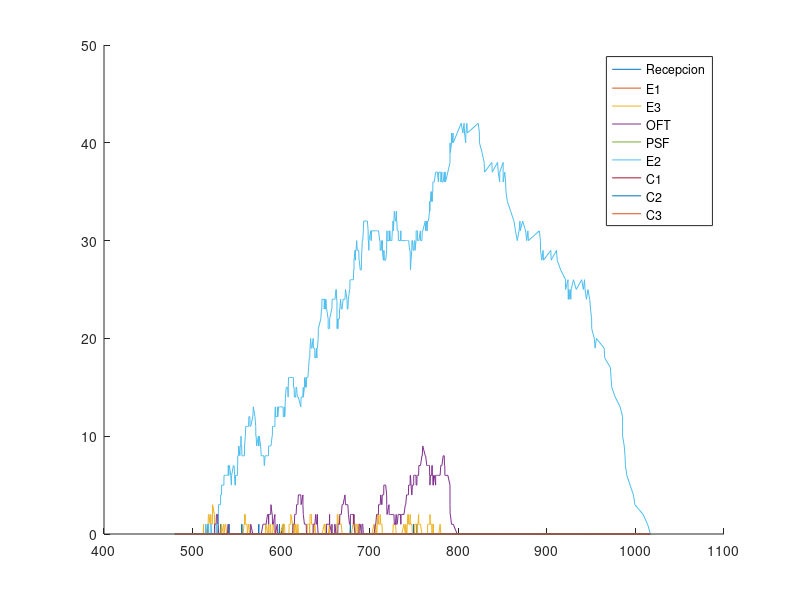

Reproduce this figure in MATLAB.
t = [
480.0
480.2204979023792
480.2455798057488
483.57006142743245
497.24840347125496
497.2541007052631
504.25268538047163
504.522328535614
504.8283556131041
508.81952615850327
508.8469771410826
509.2968837876856
509.58855044589546
509.58855044789783
511.7118181689328
511.91306278929284
511.9533751880749
512.459533641882
512.6070064268037
514.1856298075679
514.6069405164835
514.6617157874878
514.698709320761
514.829684524125
514.8381794763588
515.0969243511759
515.096924451293
516.9914770368123
516.996529016363
517.3562784957809
517.396590894563
517.5575231161409
517.5957973068984
517.8695132354658
518.443227748724
518.5831978427536
519.6672645143967
519.9464266349179
519.9602596096979
520.3813224654751
520.4303639314862
520.597971374989
520.6632148242576
520.7908171076399
521.640056243094
521.836076635922
522.191409550939
522.2160832627519
522.2389195030761
522.3067406225683
522.4799630291941
522.5046215458467
522.5791176674646
524.597351903064
524.8174403795629
525.5149652502012
525.5149654103886
525.5189280568487
526.2395223211275
526.4871903604568
526.550308432244
526.5953866514938
526.9162068912105
527.253993241191
527.3942973460911
528.1578862596123
528.5842826082086
528.9552689852692
529.0470377895467
529.3559959434764
529.7908917740336
529.8012737427579
531.2456459444805
531.2456460721199
531.6054068614611
531.6988152032241
531.823647361339
531.8867650615673
532.4959005130651
532.5896110533164
532.6813798575939
532.7979240914481
532.8344722210469
535.065615176466
535.3618757705605
535.3618759107245
535.5005110070233
535.5005902599526
536.9552651774702
537.2037323288531
537.3529878373241
538.449583336229
538.7873696862094
539.3616102474144
540.1748557520714
540.2842307820175
540.8893723884948
540.9722384777283
540.9729410207339
541.3210130272759
541.3556703883295
541.5085130146877
541.5231641210382
543.0922334444243
543.8369900655923
544.024588670576
544.1584484774711
546.0532083784096
546.3552319567926
546.3798904734452
546.813758657422
547.530564216928
548.0496626531418
548.2101603956366
548.4428276865548
548.6229230418106
549.0432205968749
549.5480918683044
550.7985933660989
550.8321572125595
550.9210275262673
551.0334018329196
551.0737142317017
551.6758965999521
552.1334776765253
553.3664035091582
553.7272795601103
553.7820548311145
553.9125886704336
554.5246622857672
554.7119985530121
554.7692527108122
555.0609193690221
555.3107636101817
555.310763737821
555.4288041125182
555.7639328689252
556.0333205021273
556.0715946928847
556.5610181787662
557.0502353005403
557.0867834301391
558.1328758139953
558.5677716445525
558.5781536132768
558.5846891239315
558.696833261689
559.5546793912315
559.5602270962756
560.0225258149994
560.2709929663823
561.5168439737582
561.5383292498004
561.7862316069603
561.9473557749094
563.2644254154864
563.5424988088873
564.4822027092146
564.6552898428621
564.904077705922
565.5444316440957
565.61757071624
568.0435859899937
568.056266458666
568.5786071237508
570.4539764129931
571.3032155484473
571.4236590548055
571.6249036751656
571.6652160739477
571.7801238651189
572.2838838755636
574.3187814023563
574.3586447416056
574.3735566733604
574.4571253055994
574.8051973121414
574.8398546731951
574.9926972995532
575.1329780784936
575.2699392852136
576.8390086085997
577.5087729554416
579.5373926632752
579.8145213506835
579.8216927820993
580.5411301198861
580.8967106336934
581.0272444730125
581.1106892096411
581.8839085133911
582.123491836202
582.1928065602883
582.4550683217625
582.8753658768268
582.9647176327757
584.6643024925114
584.9414311799197
584.9486026113354
585.5974731587919
585.9093138221156
586.0236204629296
586.1541543022487
587.0108183426273
587.2504016654382
587.3197163895245
587.5819781509987
588.002275706063
588.1331716231649
588.5245180827169
589.7912123217476
590.0172191289823
590.235538418897
590.2677699298531
591.0362236513517
592.9442640529073
593.0360328571849
593.4310635558126
593.4613454194774
595.5944019290993
595.8025743070727
596.221606793667
597.142993780189
597.434660438399
597.6845046795585
597.6845048071979
598.137673938302
598.2625060964169
598.3256237966452
598.934759248143
599.3498695314506
599.3653561981884
601.6002526336183
601.6838212658573
601.7798301973156
602.0318932723993
602.0378546263577
602.1783098409559
602.4521908274636
603.4207783254027
603.747379164342
603.7609764897912
604.2629766888922
604.49213578551
604.8135941973887
605.7535537418898
606.7640886235331
607.2533057453072
607.289853874906
607.4689043773396
607.8936519890325
608.0097595088158
608.3359462587622
608.835946242076
608.8360254950053
608.9977450619032
609.2462122132861
610.492063220662
610.7614508538641
610.7997250446215
610.8864366806922
612.8903228849363
613.4574219561183
613.8446399112228
613.8923177866756
613.9616325107619
614.6751974091648
614.8922557201446
615.3470719571225
615.5483165774825
615.5886289762647
616.2967132117782
616.8912521807357
617.4477862934547
618.2969695756774
618.5809051304752
618.610549014866
618.8954217398226
619.4204676256672
622.1651284371278
622.5633595894948
624.5911437108815
624.5966914159256
624.9656455525719
625.0139861930132
626.2896219817898
626.534714875958
627.279471497126
628.2406589288328
628.2703207543863
628.5678328712363
628.667772853958
628.6791640357532
629.024975909689
629.2645592324999
629.3338739565862
629.5961357180604
630.0164332731247
630.2562788679379
630.9495141074058
631.8053698888093
632.1134291313289
632.1607028038263
632.1853765156392
632.202517731311
632.301268457423
632.5743942519289
632.5757052348471
632.6154293304298
633.2900749470942
634.1060063834275
634.2399748235968
634.660272378661
634.7722691666319
636.0976353196662
636.2139253149965
636.4492089943457
636.7130887607879
636.7453202717439
637.9198693678712
638.0953925933242
638.9580370694691
639.8925507000838
640.3405541747751
640.4726480527213
640.5468270567064
640.6601480401331
641.0331089768218
641.0331091169859
641.7761933605083
641.9804788964615
644.7838475553066
645.5529154103971
645.9082483254141
645.932922037227
645.9760777653252
646.0235793970434
646.1968018036691
646.2081929854643
648.6040784138004
648.6696275597129
649.1299578709367
649.8430117528211
649.9563610956026
650.3621101890349
650.4557011776683
650.4791432937839
650.5226079315297
651.148192106536
651.3718470669838
653.0777911198586
653.0825103234023
653.3463900898445
653.3786216008006
654.4769005073715
654.7087264630843
654.8004952673618
657.1059493817779
657.1741077654451
657.3588643392762
657.5408452123352
657.6101599364215
658.9955993827821
659.244066534165
660.4098473884109
660.4899175415409
660.7670462289492
660.7742176603649
660.7917669600539
661.849235511959
662.1628748439766
662.271768940398
662.3042768502025
662.5753666224036
662.8670332806136
663.0210824097086
663.0210825698961
663.0274228042322
663.1168775217731
663.241709679888
663.3048273801163
663.3254905021519
663.8766619396863
663.9172425110413
664.1931883756725
664.3671319627182
664.651067517516
664.6807114019068
665.7903714775573
665.9211287152854
666.2891115588794
667.1016538422546
667.9127576515241
668.8345218949357
669.9117541121152
672.0704587164895
672.6468317691592
674.352775822034
674.6379952582771
674.9400188366601
674.9646773533127
675.3267932778625
675.9539981424302
677.2077099216781
677.499376579888
677.5086608334474
677.7492208210475
677.7492209486869
678.1328787481718
678.202390079791
678.4036347001511
678.4439470989332
678.999475389632
679.3884931259217
679.3898041088399
681.0540736975896
681.2220424342269
681.2305373864607
681.5327667345779
681.9273151521229
682.2595045452771
682.2650522503212
683.3838349469141
683.579261552378
683.6315029862434
683.9060003784083
683.9109650106918
684.0605195169971
684.4129652097928
684.4756298003048
684.5121779299036
684.6227224767127
685.2852056052527
685.9035422627904
686.7260129024725
687.0700655018123
687.0806809910055
687.6567163565129
687.9026608655697
688.1336246731845
689.3364448835681
690.4838739100845
690.7299104263255
691.0652892654248
691.1444813701256
691.2895096845979
691.5334991064153
691.5348100893335
692.1583127983154
692.7855176628831
693.1990796780832
693.386579665495
695.2474413448648
695.2474414850288
697.3601104035284
698.2093495389826
698.279347035759
698.480591656119
698.5209040549012
698.6862578556542
698.9981800635136
699.1900178660989
701.1744693833098
701.2292446543139
701.2647787321409
701.5428839863315
701.622580680505
701.7127822068322
701.9553757647585
702.2994283640984
702.3100438532915
704.8427834262691
706.3738442324117
706.65097291982
706.6581443512357
706.840540699927
707.7331622028298
708.0468015348474
708.1556956312688
708.4592933132744
708.6988766360853
708.7681913601716
709.0304531216458
709.4507506767101
709.8011692019121
709.9763064458575
711.2396872923947
711.5035670588369
711.535798569793
711.6822504987323
711.79892647557
712.4531611397454
713.6549318309449
713.8171607111694
714.1740302671586
714.3345280096535
714.3408682439896
715.2631263507703
715.5107943900996
715.7428600273225
715.8008105697384
715.9398109208533
716.216237533232
716.3841370180028
716.4163685289589
718.031929731893
719.1159964035361
719.2077652078136
719.5614317320034
719.6099440185832
721.766134279728
721.9329424832636
722.4520409194773
722.6125386619722
723.2915923792948
723.7118899343591
725.0061365530762
725.5008265500437
725.8561594650607
725.8808331768736
725.97149053669
726.0782748662876
726.1447129433158
726.1561041251109
726.5358559428608
726.6014050887734
727.3449028718757
727.7747892818816
729.0778690105833
729.9032719437901
729.9042722352492
730.1463000331418
730.3245697903135
730.6232083498134
731.069497946822
732.1135064059981
732.1922776731994
732.3828940392002
732.3900654706159
734.7553026298317
735.0788651414545
735.2542129337932
735.2877754750804
735.3925044734721
735.4722011676456
735.8049962518991
736.149048851239
736.1596643404321
738.6924039134096
740.2234647195522
740.5005934069605
740.5077648383763
740.6901611870676
741.5827826899704
741.896422021988
742.0053161184094
742.308913800415
742.5484971232258
742.6178118473122
742.8800736087863
743.3003711638506
743.6507896890527
743.9657406475097
745.0893077795353
745.3531875459774
745.3854190569335
745.6485469627106
745.6716847003845
745.7765633338445
746.0339943862673
746.661199250835
747.4990911803234
747.644459177601
748.1480740851047
749.1127468379109
749.1127469655503
749.5659160966544
749.6424939260307
749.6907482547693
749.7310606535515
749.7322942289748
750.3630014064954
750.7520191427851
750.7533301257033
750.9206629693946
751.2212681549173
752.2399678429827
752.4028571889322
752.417599714453
752.7092663726629
752.9591106138224
752.9591107414618
753.2144287067412
753.4122798725659
753.8445133372968
753.8566059697154
753.881264486368
754.2093651824069
754.4933007372048
754.5229446215956
755.2070059588398
755.456088885101
757.1897075360682
757.3520919167095
758.9225755887494
759.3510883773006
759.8625545924847
762.7348854629729
763.1188891538577
764.4408295158477
764.4802284779659
764.5801684606876
764.5915596424827
764.9373715164186
764.9914389107488
765.1769548392294
765.2462695633158
765.5085313247899
765.9288288798542
766.3545390537187
767.5371281698365
767.6658214184159
767.7177654955389
767.9544229469241
767.9871531287409
767.9943245601567
768.0258247380584
768.5014390444379
769.234890741802
769.97964736297
769.9990541091407
770.14618528541
770.6336162999436
770.6831242309952
771.183124214309
771.1832034672383
771.2282629563136
771.3449230341362
771.5925910734654
772.0172883447401
772.0216076042192
772.3593939541996
772.8692110844007
774.4220993935687
774.461396656485
774.5919304958041
775.4485945361828
775.6881778589936
775.75749258308
776.0197543445541
776.268221495937
776.5219208192931
777.514072503313
777.5881358523399
777.9583986004624
778.000213527947
779.471242571249
780.2434460322908
780.3089951782033
781.4823793713115
781.4860161034844
782.9645735908491
784.1479028408363
784.4062297392137
784.775107705404
784.8658539617544
785.2367872371557
785.5070951982535
788.2080103261817
790.6340255999354
790.6340257400994
790.6395734451436
790.7819651640604
791.0568682222312
792.3325040110077
792.3510344874464
793.0957911086144
794.0569785403212
794.3132027836042
798.731441799583
803.2834642706651
805.1971738085361
806.5084561732334
807.0821706864916
808.3150965191245
808.5992025474656
809.6606915629784
810.2302506527334
822.5506249989048
823.7895583379255
823.8944369713855
826.8182873392877
829.1897980905479
829.6378015652392
837.9013258042645
838.3260734159574
844.2770613381476
845.1076188360896
846.729134638703
846.8404868887708
850.6527967629943
850.6527969231818
850.6567594094544
852.5281662124241
853.3774053478783
853.8543136645499
855.423382987936
859.1255044992224
862.8470297122201
864.5529737650949
866.5685937042
868.6135832936851
869.6023897833563
869.9609613541427
872.66432504395
876.0095192427215
877.2424450753543
878.5880401192082
879.1575992089632
891.4779735551347
892.7169068941554
892.8217855276154
894.303979747153
895.7456358955176
896.1936393702089
904.4571636092342
904.881911220927
910.8328991431173
911.6634566410593
915.586773921948
921.1319518488526
921.1319519489698
923.9045407331425
923.9108809674786
924.2089486653983
924.7601201029328
925.076646538919
926.3291894263189
927.0739460474869
927.3954044593656
930.0507146393165
933.2065996507299
939.2772003696605
941.1909099075315
942.5021922722287
943.075906785487
944.6874823332912
946.4211009842584
948.393782316471
949.3050768600789
950.5440101990996
950.6488888325596
953.5727392004618
954.4773093817123
955.944249951722
964.6557776654386
965.3725832249446
971.7483187588277
972.4279149375363
973.2584724354783
977.181789716367
982.7269676432717
985.4995565275616
985.4995566877491
985.5058969220852
987.3812662113276
988.2305053467817
988.7074136634533
990.2764829868394
993.9786044981258
997.7001297111235
999.4060737639983
1008.6325594943422
1013.6819755126037
1016.906967415172
];
x_2 = [
0.0
0.0
0.0
0.0
0.0
0.0
0.0
0.0
0.0
0.0
0.0
0.0
0.0
0.0
0.0
0.0
0.0
0.0
0.0
0.0
0.0
0.0
0.0
0.0
0.0
0.0
0.0
0.0
0.0
1.0
0.0
0.0
0.0
0.0
0.0
0.0
0.0
0.0
0.0
0.0
0.0
0.0
0.0
0.0
0.0
0.0
0.0
0.0
0.0
0.0
0.0
0.0
0.0
0.0
0.0
0.0
0.0
0.0
0.0
0.0
0.0
0.0
0.0
0.0
0.0
0.0
0.0
0.0
0.0
0.0
0.0
0.0
0.0
0.0
1.0
1.0
0.0
0.0
0.0
0.0
0.0
0.0
0.0
0.0
0.0
0.0
0.0
0.0
0.0
0.0
0.0
0.0
0.0
0.0
0.0
0.0
0.0
0.0
0.0
1.0
0.0
0.0
0.0
0.0
0.0
0.0
0.0
0.0
0.0
0.0
0.0
0.0
0.0
0.0
0.0
0.0
0.0
0.0
0.0
0.0
0.0
0.0
0.0
0.0
0.0
0.0
0.0
0.0
0.0
0.0
0.0
0.0
0.0
0.0
0.0
1.0
1.0
0.0
0.0
0.0
0.0
0.0
0.0
0.0
0.0
0.0
0.0
0.0
0.0
0.0
0.0
0.0
0.0
0.0
0.0
0.0
0.0
0.0
0.0
0.0
0.0
0.0
0.0
0.0
0.0
0.0
0.0
0.0
0.0
0.0
0.0
0.0
0.0
0.0
0.0
0.0
1.0
0.0
0.0
0.0
0.0
0.0
0.0
0.0
0.0
0.0
0.0
0.0
0.0
0.0
0.0
0.0
0.0
0.0
0.0
0.0
0.0
0.0
0.0
0.0
0.0
0.0
0.0
0.0
0.0
0.0
0.0
0.0
0.0
0.0
0.0
0.0
0.0
0.0
0.0
0.0
0.0
0.0
0.0
0.0
0.0
0.0
0.0
0.0
0.0
0.0
1.0
0.0
0.0
0.0
0.0
0.0
0.0
0.0
1.0
1.0
0.0
0.0
0.0
0.0
0.0
0.0
0.0
0.0
0.0
0.0
0.0
0.0
0.0
0.0
0.0
0.0
0.0
0.0
0.0
0.0
0.0
0.0
0.0
0.0
0.0
0.0
0.0
0.0
0.0
0.0
0.0
0.0
0.0
0.0
0.0
0.0
0.0
0.0
0.0
0.0
0.0
0.0
0.0
0.0
0.0
0.0
0.0
0.0
0.0
0.0
0.0
0.0
0.0
0.0
0.0
0.0
0.0
0.0
0.0
0.0
0.0
0.0
0.0
0.0
0.0
0.0
0.0
0.0
0.0
0.0
0.0
0.0
0.0
0.0
0.0
0.0
0.0
0.0
0.0
0.0
0.0
0.0
0.0
0.0
0.0
0.0
0.0
0.0
0.0
0.0
0.0
0.0
0.0
0.0
0.0
0.0
0.0
0.0
0.0
0.0
0.0
0.0
0.0
0.0
0.0
0.0
0.0
0.0
0.0
0.0
0.0
0.0
0.0
0.0
0.0
0.0
0.0
0.0
0.0
0.0
0.0
0.0
0.0
0.0
0.0
0.0
0.0
0.0
0.0
0.0
0.0
0.0
0.0
0.0
0.0
0.0
0.0
0.0
0.0
0.0
0.0
0.0
0.0
0.0
0.0
0.0
0.0
0.0
0.0
0.0
0.0
0.0
0.0
0.0
0.0
0.0
0.0
0.0
0.0
0.0
0.0
0.0
0.0
0.0
0.0
0.0
0.0
0.0
0.0
0.0
0.0
0.0
1.0
1.0
0.0
0.0
0.0
0.0
0.0
0.0
0.0
0.0
0.0
0.0
0.0
0.0
0.0
0.0
0.0
0.0
0.0
0.0
0.0
0.0
0.0
0.0
0.0
0.0
0.0
0.0
0.0
0.0
0.0
0.0
0.0
0.0
0.0
0.0
0.0
0.0
0.0
0.0
0.0
0.0
0.0
0.0
0.0
0.0
0.0
0.0
0.0
0.0
0.0
0.0
0.0
0.0
0.0
0.0
0.0
0.0
0.0
0.0
0.0
0.0
0.0
0.0
0.0
0.0
0.0
0.0
0.0
0.0
0.0
0.0
0.0
0.0
0.0
0.0
0.0
0.0
0.0
0.0
0.0
0.0
0.0
0.0
0.0
0.0
0.0
0.0
0.0
0.0
0.0
0.0
0.0
0.0
0.0
0.0
0.0
0.0
0.0
0.0
0.0
0.0
0.0
0.0
0.0
0.0
0.0
0.0
0.0
0.0
0.0
0.0
0.0
0.0
0.0
0.0
0.0
0.0
0.0
0.0
0.0
0.0
0.0
0.0
0.0
0.0
0.0
0.0
0.0
0.0
0.0
0.0
0.0
0.0
0.0
0.0
0.0
0.0
0.0
0.0
0.0
0.0
0.0
0.0
0.0
0.0
0.0
0.0
0.0
0.0
0.0
0.0
0.0
0.0
0.0
0.0
0.0
0.0
0.0
0.0
0.0
0.0
0.0
0.0
0.0
0.0
0.0
0.0
1.0
0.0
0.0
0.0
0.0
0.0
0.0
0.0
0.0
0.0
0.0
0.0
0.0
0.0
0.0
0.0
1.0
1.0
0.0
0.0
0.0
0.0
0.0
0.0
0.0
0.0
0.0
0.0
0.0
0.0
0.0
0.0
0.0
0.0
0.0
0.0
0.0
0.0
0.0
0.0
0.0
0.0
0.0
0.0
0.0
0.0
0.0
0.0
0.0
0.0
0.0
0.0
0.0
0.0
0.0
0.0
0.0
0.0
0.0
0.0
0.0
0.0
0.0
0.0
0.0
0.0
0.0
0.0
0.0
0.0
0.0
0.0
0.0
0.0
0.0
0.0
0.0
0.0
0.0
0.0
0.0
0.0
0.0
0.0
0.0
0.0
0.0
0.0
0.0
0.0
0.0
0.0
0.0
0.0
0.0
0.0
0.0
0.0
0.0
0.0
0.0
0.0
0.0
0.0
0.0
0.0
0.0
0.0
0.0
0.0
0.0
0.0
0.0
0.0
0.0
0.0
0.0
0.0
0.0
0.0
0.0
0.0
0.0
0.0
0.0
0.0
0.0
0.0
0.0
0.0
0.0
0.0
0.0
0.0
0.0
0.0
0.0
0.0
0.0
0.0
0.0
0.0
0.0
0.0
0.0
0.0
0.0
0.0
0.0
0.0
0.0
0.0
0.0
0.0
0.0
0.0
0.0
0.0
0.0
0.0
0.0
0.0
0.0
0.0
0.0
0.0
0.0
0.0
0.0
0.0
0.0
0.0
0.0
0.0
0.0
0.0
0.0
0.0
0.0
0.0
0.0
0.0
0.0
0.0
0.0
0.0
0.0
0.0
0.0
0.0
0.0
0.0
0.0
0.0
0.0
0.0
0.0
0.0
0.0
];
x_3 = [
0.0
0.0
0.0
0.0
0.0
0.0
0.0
0.0
0.0
0.0
0.0
0.0
0.0
0.0
0.0
0.0
0.0
0.0
0.0
0.0
0.0
0.0
0.0
0.0
0.0
0.0
0.0
0.0
0.0
0.0
0.0
0.0
0.0
0.0
0.0
0.0
0.0
0.0
0.0
0.0
0.0
0.0
0.0
0.0
0.0
0.0
0.0
0.0
0.0
0.0
0.0
0.0
0.0
0.0
0.0
0.0
0.0
0.0
0.0
0.0
0.0
0.0
0.0
0.0
0.0
0.0
0.0
0.0
0.0
0.0
0.0
0.0
0.0
0.0
0.0
0.0
0.0
0.0
0.0
0.0
0.0
0.0
0.0
0.0
0.0
0.0
0.0
0.0
0.0
0.0
0.0
0.0
0.0
0.0
0.0
0.0
0.0
0.0
0.0
0.0
0.0
0.0
0.0
0.0
0.0
0.0
0.0
0.0
0.0
0.0
0.0
0.0
0.0
0.0
0.0
0.0
0.0
0.0
0.0
0.0
0.0
0.0
0.0
0.0
0.0
0.0
0.0
0.0
0.0
0.0
0.0
0.0
0.0
0.0
0.0
0.0
0.0
0.0
0.0
0.0
0.0
0.0
0.0
0.0
0.0
0.0
0.0
0.0
0.0
0.0
0.0
0.0
0.0
0.0
0.0
0.0
0.0
0.0
0.0
0.0
0.0
0.0
0.0
0.0
0.0
0.0
0.0
0.0
0.0
0.0
0.0
0.0
0.0
0.0
0.0
0.0
0.0
0.0
0.0
0.0
0.0
0.0
0.0
0.0
0.0
0.0
0.0
0.0
0.0
0.0
0.0
0.0
0.0
0.0
0.0
0.0
0.0
0.0
0.0
0.0
0.0
0.0
0.0
0.0
0.0
0.0
0.0
0.0
0.0
0.0
0.0
0.0
0.0
0.0
0.0
0.0
0.0
0.0
0.0
0.0
0.0
0.0
0.0
0.0
0.0
0.0
0.0
0.0
0.0
0.0
0.0
0.0
0.0
0.0
0.0
0.0
0.0
0.0
0.0
0.0
0.0
0.0
0.0
0.0
0.0
0.0
0.0
0.0
0.0
0.0
0.0
0.0
0.0
0.0
0.0
0.0
0.0
0.0
0.0
0.0
0.0
0.0
0.0
0.0
0.0
0.0
0.0
0.0
0.0
0.0
0.0
0.0
0.0
0.0
0.0
0.0
0.0
0.0
0.0
0.0
0.0
0.0
0.0
0.0
0.0
0.0
0.0
0.0
0.0
0.0
0.0
0.0
0.0
0.0
0.0
0.0
0.0
0.0
0.0
0.0
0.0
0.0
0.0
0.0
0.0
0.0
0.0
0.0
0.0
0.0
0.0
0.0
0.0
0.0
0.0
0.0
0.0
0.0
0.0
0.0
0.0
0.0
0.0
0.0
0.0
0.0
0.0
0.0
0.0
0.0
0.0
0.0
0.0
0.0
0.0
0.0
0.0
0.0
0.0
0.0
0.0
0.0
0.0
0.0
0.0
0.0
0.0
0.0
0.0
0.0
0.0
0.0
0.0
0.0
0.0
0.0
0.0
0.0
0.0
0.0
0.0
0.0
0.0
0.0
0.0
0.0
0.0
0.0
0.0
0.0
0.0
0.0
0.0
0.0
0.0
0.0
0.0
0.0
0.0
0.0
0.0
0.0
0.0
0.0
0.0
0.0
0.0
0.0
0.0
0.0
0.0
0.0
0.0
0.0
0.0
0.0
0.0
0.0
0.0
0.0
0.0
0.0
0.0
0.0
0.0
0.0
0.0
0.0
0.0
0.0
0.0
0.0
0.0
0.0
0.0
0.0
0.0
0.0
0.0
0.0
0.0
0.0
0.0
0.0
0.0
0.0
0.0
0.0
0.0
0.0
0.0
0.0
0.0
0.0
0.0
0.0
0.0
0.0
0.0
0.0
0.0
0.0
0.0
0.0
0.0
0.0
0.0
0.0
0.0
0.0
0.0
0.0
0.0
0.0
0.0
0.0
0.0
0.0
0.0
0.0
0.0
0.0
0.0
0.0
0.0
0.0
0.0
0.0
0.0
0.0
0.0
0.0
0.0
0.0
0.0
0.0
0.0
0.0
0.0
0.0
0.0
0.0
0.0
0.0
0.0
0.0
0.0
0.0
0.0
0.0
0.0
0.0
0.0
0.0
0.0
0.0
0.0
0.0
0.0
0.0
0.0
0.0
0.0
0.0
0.0
0.0
0.0
0.0
0.0
0.0
0.0
0.0
0.0
0.0
0.0
0.0
0.0
0.0
0.0
0.0
0.0
0.0
0.0
0.0
0.0
0.0
0.0
0.0
0.0
0.0
0.0
0.0
0.0
0.0
0.0
0.0
0.0
0.0
0.0
0.0
0.0
0.0
0.0
0.0
0.0
0.0
0.0
0.0
0.0
0.0
0.0
0.0
0.0
0.0
0.0
0.0
0.0
0.0
0.0
0.0
0.0
0.0
0.0
0.0
0.0
0.0
0.0
0.0
0.0
0.0
0.0
0.0
0.0
0.0
0.0
0.0
0.0
0.0
0.0
0.0
0.0
0.0
0.0
0.0
0.0
0.0
0.0
0.0
0.0
0.0
0.0
0.0
0.0
0.0
0.0
0.0
0.0
0.0
0.0
0.0
0.0
0.0
0.0
0.0
0.0
0.0
0.0
0.0
0.0
0.0
0.0
0.0
0.0
0.0
0.0
0.0
0.0
0.0
0.0
0.0
0.0
0.0
0.0
0.0
0.0
0.0
0.0
0.0
0.0
0.0
0.0
0.0
0.0
0.0
0.0
0.0
0.0
0.0
0.0
0.0
0.0
0.0
0.0
0.0
0.0
0.0
0.0
0.0
0.0
0.0
0.0
0.0
0.0
0.0
0.0
0.0
0.0
0.0
0.0
0.0
0.0
0.0
0.0
0.0
0.0
0.0
0.0
0.0
0.0
0.0
0.0
0.0
0.0
0.0
0.0
0.0
0.0
0.0
0.0
0.0
0.0
0.0
0.0
0.0
0.0
0.0
0.0
0.0
0.0
0.0
0.0
0.0
0.0
0.0
0.0
0.0
0.0
0.0
0.0
0.0
0.0
0.0
0.0
0.0
0.0
0.0
0.0
0.0
0.0
0.0
0.0
0.0
0.0
0.0
0.0
0.0
0.0
0.0
0.0
0.0
0.0
0.0
0.0
0.0
0.0
0.0
0.0
0.0
0.0
0.0
0.0
0.0
0.0
0.0
0.0
0.0
0.0
0.0
0.0
0.0
0.0
0.0
0.0
0.0
0.0
0.0
0.0
0.0
0.0
0.0
0.0
0.0
0.0
0.0
0.0
0.0
0.0
0.0
0.0
0.0
0.0
0.0
0.0
0.0
0.0
0.0
0.0
0.0
0.0
0.0
0.0
0.0
0.0
0.0
0.0
];
x_4 = [
0.0
0.0
0.0
0.0
0.0
0.0
0.0
0.0
0.0
0.0
0.0
0.0
0.0
0.0
0.0
0.0
0.0
1.0
0.0
0.0
0.0
0.0
0.0
0.0
0.0
0.0
0.0
0.0
0.0
0.0
0.0
1.0
1.0
2.0
2.0
2.0
1.0
1.0
1.0
1.0
1.0
2.0
1.0
1.0
1.0
1.0
1.0
1.0
1.0
1.0
2.0
2.0
3.0
2.0
1.0
1.0
1.0
1.0
1.0
1.0
1.0
1.0
0.0
0.0
0.0
0.0
0.0
0.0
0.0
0.0
0.0
0.0
0.0
0.0
0.0
0.0
0.0
0.0
1.0
1.0
0.0
0.0
0.0
1.0
1.0
0.0
0.0
0.0
1.0
1.0
1.0
0.0
0.0
0.0
0.0
0.0
0.0
0.0
0.0
0.0
0.0
0.0
0.0
0.0
0.0
0.0
0.0
0.0
0.0
0.0
0.0
0.0
0.0
0.0
0.0
0.0
0.0
0.0
0.0
0.0
0.0
0.0
0.0
0.0
0.0
0.0
0.0
0.0
0.0
0.0
0.0
0.0
0.0
0.0
0.0
0.0
0.0
0.0
0.0
0.0
0.0
0.0
1.0
1.0
1.0
2.0
2.0
2.0
1.0
1.0
1.0
1.0
1.0
0.0
0.0
1.0
1.0
0.0
0.0
0.0
0.0
0.0
0.0
0.0
0.0
0.0
0.0
0.0
0.0
0.0
0.0
0.0
0.0
0.0
0.0
0.0
0.0
0.0
0.0
0.0
0.0
0.0
0.0
0.0
0.0
0.0
0.0
0.0
0.0
0.0
0.0
0.0
0.0
1.0
1.0
1.0
0.0
0.0
0.0
1.0
1.0
0.0
0.0
0.0
0.0
0.0
1.0
1.0
1.0
0.0
0.0
0.0
0.0
0.0
1.0
0.0
0.0
0.0
0.0
0.0
0.0
0.0
0.0
0.0
0.0
0.0
0.0
0.0
0.0
0.0
0.0
0.0
1.0
1.0
1.0
0.0
0.0
1.0
1.0
1.0
1.0
1.0
0.0
0.0
0.0
0.0
0.0
0.0
0.0
0.0
0.0
0.0
0.0
0.0
0.0
1.0
1.0
1.0
1.0
1.0
2.0
1.0
0.0
0.0
0.0
0.0
1.0
1.0
0.0
0.0
0.0
1.0
1.0
0.0
0.0
0.0
0.0
1.0
0.0
0.0
0.0
0.0
0.0
0.0
0.0
0.0
0.0
0.0
0.0
0.0
0.0
0.0
0.0
0.0
0.0
0.0
1.0
1.0
1.0
1.0
1.0
1.0
0.0
0.0
0.0
1.0
1.0
1.0
2.0
2.0
2.0
1.0
1.0
1.0
1.0
0.0
0.0
0.0
0.0
1.0
1.0
0.0
0.0
0.0
0.0
0.0
0.0
0.0
0.0
0.0
0.0
0.0
0.0
0.0
0.0
0.0
0.0
0.0
0.0
1.0
1.0
1.0
0.0
0.0
0.0
0.0
0.0
1.0
1.0
0.0
0.0
0.0
0.0
0.0
1.0
0.0
0.0
0.0
0.0
0.0
0.0
0.0
0.0
0.0
0.0
0.0
0.0
0.0
0.0
0.0
0.0
0.0
1.0
1.0
1.0
1.0
1.0
1.0
1.0
1.0
1.0
2.0
2.0
2.0
1.0
1.0
1.0
1.0
2.0
2.0
1.0
1.0
1.0
0.0
0.0
0.0
0.0
0.0
0.0
0.0
0.0
0.0
0.0
0.0
0.0
0.0
0.0
0.0
0.0
0.0
0.0
0.0
0.0
0.0
0.0
1.0
1.0
1.0
2.0
2.0
1.0
1.0
1.0
1.0
1.0
1.0
1.0
0.0
0.0
0.0
0.0
1.0
1.0
1.0
0.0
0.0
0.0
1.0
1.0
0.0
0.0
0.0
0.0
0.0
0.0
0.0
0.0
0.0
0.0
0.0
0.0
0.0
0.0
0.0
0.0
0.0
0.0
0.0
0.0
0.0
0.0
0.0
0.0
0.0
0.0
0.0
0.0
0.0
0.0
0.0
0.0
1.0
0.0
0.0
0.0
1.0
0.0
0.0
0.0
1.0
1.0
1.0
2.0
2.0
2.0
1.0
1.0
1.0
1.0
2.0
2.0
1.0
1.0
1.0
0.0
0.0
0.0
0.0
0.0
0.0
0.0
0.0
0.0
0.0
0.0
0.0
0.0
0.0
0.0
0.0
0.0
0.0
0.0
0.0
0.0
0.0
0.0
0.0
0.0
0.0
0.0
0.0
0.0
0.0
1.0
1.0
1.0
1.0
1.0
0.0
0.0
0.0
0.0
0.0
0.0
0.0
0.0
0.0
0.0
0.0
0.0
0.0
0.0
0.0
0.0
0.0
0.0
0.0
1.0
0.0
0.0
0.0
1.0
0.0
0.0
0.0
1.0
1.0
1.0
2.0
2.0
2.0
1.0
1.0
1.0
1.0
2.0
1.0
1.0
1.0
1.0
1.0
1.0
0.0
0.0
0.0
0.0
0.0
0.0
0.0
0.0
0.0
0.0
0.0
1.0
1.0
1.0
1.0
1.0
1.0
1.0
1.0
1.0
0.0
0.0
0.0
0.0
1.0
1.0
1.0
2.0
1.0
1.0
1.0
0.0
0.0
0.0
0.0
0.0
0.0
0.0
0.0
0.0
0.0
0.0
0.0
0.0
1.0
1.0
1.0
1.0
1.0
1.0
1.0
1.0
1.0
2.0
1.0
1.0
1.0
1.0
0.0
0.0
0.0
0.0
0.0
1.0
1.0
1.0
1.0
0.0
0.0
0.0
0.0
0.0
0.0
0.0
0.0
0.0
0.0
0.0
0.0
0.0
0.0
0.0
0.0
1.0
0.0
0.0
0.0
0.0
0.0
0.0
0.0
0.0
0.0
0.0
0.0
0.0
0.0
0.0
0.0
0.0
0.0
0.0
0.0
0.0
0.0
0.0
0.0
0.0
0.0
0.0
0.0
0.0
0.0
0.0
0.0
0.0
0.0
0.0
0.0
0.0
0.0
0.0
0.0
0.0
0.0
0.0
0.0
0.0
0.0
0.0
0.0
0.0
0.0
0.0
0.0
0.0
0.0
0.0
0.0
0.0
0.0
0.0
0.0
0.0
0.0
0.0
0.0
0.0
0.0
0.0
0.0
0.0
0.0
0.0
0.0
0.0
0.0
0.0
0.0
0.0
0.0
0.0
0.0
0.0
0.0
0.0
0.0
0.0
0.0
0.0
0.0
0.0
0.0
0.0
0.0
0.0
0.0
0.0
0.0
0.0
0.0
0.0
0.0
0.0
0.0
0.0
0.0
0.0
0.0
0.0
0.0
0.0
0.0
0.0
0.0
0.0
0.0
0.0
0.0
0.0
0.0
0.0
];
x_5 = [
0.0
0.0
0.0
0.0
0.0
0.0
0.0
0.0
0.0
0.0
0.0
0.0
0.0
0.0
0.0
0.0
0.0
0.0
0.0
0.0
0.0
0.0
0.0
0.0
0.0
0.0
0.0
0.0
0.0
0.0
0.0
0.0
0.0
0.0
0.0
0.0
0.0
0.0
0.0
0.0
0.0
0.0
0.0
0.0
0.0
0.0
0.0
0.0
0.0
0.0
0.0
0.0
0.0
0.0
1.0
1.0
1.0
1.0
1.0
1.0
1.0
1.0
2.0
2.0
2.0
2.0
1.0
2.0
1.0
0.0
0.0
0.0
0.0
0.0
0.0
0.0
0.0
0.0
0.0
0.0
0.0
0.0
0.0
0.0
0.0
0.0
0.0
0.0
0.0
0.0
0.0
0.0
0.0
0.0
1.0
0.0
0.0
0.0
0.0
0.0
0.0
0.0
0.0
0.0
0.0
0.0
0.0
0.0
0.0
0.0
0.0
0.0
0.0
0.0
0.0
0.0
0.0
0.0
0.0
0.0
0.0
0.0
0.0
0.0
0.0
0.0
0.0
0.0
0.0
0.0
0.0
0.0
0.0
0.0
0.0
0.0
0.0
0.0
0.0
0.0
0.0
0.0
0.0
0.0
0.0
0.0
0.0
0.0
0.0
0.0
0.0
0.0
0.0
0.0
0.0
0.0
0.0
0.0
0.0
0.0
0.0
1.0
0.0
0.0
0.0
0.0
0.0
0.0
0.0
0.0
0.0
0.0
0.0
0.0
0.0
0.0
0.0
0.0
0.0
0.0
0.0
0.0
0.0
1.0
1.0
1.0
1.0
1.0
1.0
1.0
1.0
1.0
1.0
1.0
1.0
1.0
2.0
2.0
2.0
2.0
1.0
2.0
2.0
2.0
2.0
2.0
2.0
2.0
2.0
3.0
2.0
2.0
1.0
1.0
1.0
2.0
1.0
0.0
0.0
1.0
0.0
0.0
0.0
0.0
0.0
0.0
0.0
0.0
0.0
0.0
0.0
0.0
0.0
0.0
0.0
0.0
0.0
0.0
0.0
0.0
0.0
0.0
0.0
0.0
0.0
0.0
0.0
0.0
0.0
0.0
0.0
0.0
0.0
0.0
0.0
0.0
0.0
0.0
0.0
0.0
0.0
0.0
1.0
1.0
1.0
1.0
1.0
1.0
2.0
2.0
2.0
2.0
2.0
3.0
3.0
3.0
3.0
3.0
4.0
4.0
3.0
4.0
3.0
2.0
2.0
1.0
1.0
1.0
1.0
1.0
0.0
0.0
0.0
0.0
0.0
0.0
0.0
0.0
0.0
0.0
0.0
0.0
0.0
0.0
0.0
0.0
0.0
0.0
0.0
0.0
0.0
0.0
0.0
0.0
0.0
1.0
1.0
1.0
1.0
1.0
1.0
2.0
1.0
1.0
1.0
1.0
2.0
2.0
1.0
0.0
0.0
0.0
0.0
0.0
0.0
0.0
0.0
0.0
0.0
0.0
0.0
0.0
0.0
0.0
0.0
0.0
0.0
0.0
0.0
1.0
1.0
1.0
1.0
1.0
1.0
2.0
1.0
0.0
0.0
1.0
0.0
0.0
0.0
0.0
0.0
1.0
1.0
1.0
1.0
0.0
0.0
0.0
0.0
0.0
0.0
0.0
0.0
0.0
0.0
0.0
0.0
0.0
0.0
0.0
1.0
1.0
1.0
1.0
1.0
1.0
2.0
2.0
2.0
3.0
3.0
4.0
3.0
3.0
3.0
3.0
3.0
3.0
2.0
1.0
1.0
1.0
1.0
1.0
1.0
2.0
2.0
2.0
2.0
2.0
2.0
2.0
2.0
2.0
2.0
1.0
2.0
1.0
0.0
0.0
0.0
0.0
0.0
0.0
0.0
0.0
0.0
0.0
0.0
0.0
0.0
0.0
0.0
0.0
0.0
1.0
1.0
0.0
0.0
0.0
1.0
1.0
1.0
1.0
1.0
0.0
0.0
0.0
0.0
0.0
0.0
0.0
0.0
0.0
0.0
0.0
0.0
0.0
0.0
0.0
0.0
0.0
0.0
0.0
0.0
0.0
0.0
0.0
1.0
1.0
1.0
1.0
2.0
2.0
2.0
2.0
2.0
2.0
2.0
2.0
2.0
3.0
3.0
3.0
3.0
3.0
3.0
4.0
3.0
3.0
4.0
4.0
4.0
4.0
4.0
4.0
4.0
5.0
5.0
5.0
5.0
5.0
4.0
3.0
2.0
2.0
3.0
2.0
2.0
2.0
2.0
2.0
2.0
2.0
2.0
2.0
2.0
2.0
2.0
2.0
2.0
2.0
2.0
1.0
1.0
2.0
1.0
1.0
1.0
1.0
1.0
2.0
2.0
2.0
2.0
2.0
1.0
1.0
1.0
2.0
2.0
2.0
2.0
2.0
2.0
3.0
3.0
3.0
3.0
4.0
4.0
4.0
4.0
4.0
4.0
4.0
4.0
4.0
5.0
5.0
5.0
5.0
5.0
6.0
6.0
6.0
5.0
4.0
4.0
5.0
5.0
5.0
5.0
5.0
6.0
6.0
6.0
6.0
6.0
6.0
6.0
6.0
6.0
5.0
5.0
5.0
5.0
5.0
5.0
6.0
6.0
6.0
6.0
6.0
6.0
6.0
6.0
7.0
7.0
7.0
8.0
8.0
9.0
8.0
8.0
7.0
7.0
7.0
7.0
7.0
7.0
7.0
7.0
7.0
7.0
7.0
7.0
6.0
6.0
6.0
5.0
5.0
5.0
6.0
6.0
6.0
6.0
7.0
7.0
6.0
6.0
6.0
6.0
5.0
5.0
5.0
6.0
6.0
6.0
5.0
6.0
6.0
6.0
6.0
6.0
6.0
6.0
6.0
6.0
6.0
6.0
6.0
6.0
7.0
7.0
7.0
7.0
8.0
8.0
7.0
7.0
6.0
6.0
6.0
6.0
5.0
4.0
3.0
2.0
2.0
1.0
1.0
1.0
1.0
1.0
0.0
0.0
0.0
0.0
0.0
0.0
0.0
0.0
0.0
0.0
0.0
0.0
0.0
0.0
0.0
0.0
0.0
0.0
0.0
0.0
0.0
0.0
0.0
0.0
0.0
0.0
0.0
0.0
0.0
0.0
0.0
0.0
0.0
0.0
0.0
0.0
0.0
0.0
0.0
0.0
0.0
0.0
0.0
0.0
0.0
0.0
0.0
0.0
0.0
0.0
0.0
0.0
0.0
0.0
0.0
0.0
0.0
0.0
0.0
0.0
0.0
0.0
0.0
0.0
0.0
0.0
0.0
0.0
0.0
0.0
0.0
0.0
0.0
0.0
0.0
0.0
0.0
0.0
0.0
0.0
0.0
0.0
0.0
0.0
0.0
0.0
0.0
0.0
0.0
0.0
0.0
0.0
0.0
0.0
0.0
0.0
];
x_6 = [
0.0
0.0
0.0
0.0
0.0
0.0
0.0
0.0
0.0
0.0
0.0
0.0
0.0
0.0
0.0
0.0
0.0
0.0
0.0
0.0
0.0
0.0
0.0
0.0
0.0
0.0
0.0
0.0
0.0
0.0
0.0
0.0
0.0
0.0
0.0
0.0
0.0
0.0
0.0
0.0
0.0
0.0
0.0
0.0
0.0
0.0
0.0
0.0
0.0
0.0
0.0
0.0
0.0
0.0
0.0
0.0
0.0
0.0
0.0
0.0
0.0
0.0
0.0
0.0
0.0
0.0
0.0
0.0
0.0
0.0
0.0
0.0
0.0
0.0
0.0
0.0
0.0
0.0
0.0
0.0
0.0
0.0
0.0
0.0
0.0
0.0
0.0
0.0
0.0
0.0
0.0
0.0
0.0
0.0
0.0
0.0
0.0
0.0
0.0
0.0
0.0
0.0
0.0
0.0
0.0
0.0
0.0
0.0
0.0
0.0
0.0
0.0
0.0
0.0
0.0
0.0
0.0
0.0
0.0
0.0
0.0
0.0
0.0
0.0
0.0
0.0
0.0
0.0
0.0
0.0
0.0
0.0
0.0
0.0
0.0
0.0
0.0
0.0
0.0
0.0
0.0
0.0
0.0
0.0
0.0
0.0
0.0
0.0
0.0
0.0
0.0
0.0
0.0
0.0
0.0
0.0
0.0
0.0
0.0
0.0
0.0
0.0
0.0
0.0
0.0
0.0
0.0
0.0
0.0
0.0
0.0
0.0
0.0
0.0
0.0
0.0
0.0
0.0
0.0
0.0
0.0
0.0
0.0
0.0
0.0
0.0
0.0
0.0
0.0
0.0
0.0
0.0
0.0
0.0
0.0
0.0
0.0
0.0
0.0
0.0
0.0
0.0
0.0
0.0
0.0
0.0
0.0
0.0
0.0
0.0
0.0
0.0
0.0
0.0
0.0
0.0
0.0
0.0
0.0
0.0
0.0
0.0
0.0
0.0
0.0
0.0
0.0
0.0
0.0
0.0
0.0
0.0
0.0
0.0
0.0
0.0
0.0
0.0
0.0
0.0
0.0
0.0
0.0
0.0
0.0
0.0
0.0
0.0
0.0
0.0
0.0
0.0
0.0
0.0
0.0
0.0
0.0
0.0
0.0
0.0
0.0
0.0
0.0
0.0
0.0
0.0
0.0
0.0
0.0
0.0
0.0
0.0
0.0
0.0
0.0
0.0
0.0
0.0
0.0
0.0
0.0
0.0
0.0
0.0
0.0
0.0
0.0
0.0
0.0
0.0
0.0
0.0
0.0
0.0
0.0
0.0
0.0
0.0
0.0
0.0
0.0
0.0
0.0
0.0
0.0
0.0
0.0
0.0
0.0
0.0
0.0
0.0
0.0
0.0
0.0
0.0
0.0
0.0
0.0
0.0
0.0
0.0
0.0
0.0
0.0
0.0
0.0
0.0
0.0
0.0
0.0
0.0
0.0
0.0
0.0
0.0
0.0
0.0
0.0
0.0
0.0
0.0
0.0
0.0
0.0
0.0
0.0
0.0
0.0
0.0
0.0
0.0
0.0
0.0
0.0
0.0
0.0
0.0
0.0
0.0
0.0
0.0
0.0
0.0
0.0
0.0
0.0
0.0
0.0
0.0
0.0
0.0
0.0
0.0
0.0
0.0
0.0
0.0
0.0
0.0
0.0
0.0
0.0
0.0
0.0
0.0
0.0
0.0
0.0
0.0
0.0
0.0
0.0
0.0
0.0
0.0
0.0
0.0
0.0
0.0
0.0
0.0
0.0
0.0
0.0
0.0
0.0
0.0
0.0
0.0
0.0
0.0
0.0
0.0
0.0
0.0
0.0
0.0
0.0
0.0
0.0
0.0
0.0
0.0
0.0
0.0
0.0
0.0
0.0
0.0
0.0
0.0
0.0
0.0
0.0
0.0
0.0
0.0
0.0
0.0
0.0
0.0
0.0
0.0
0.0
0.0
0.0
0.0
0.0
0.0
0.0
0.0
0.0
0.0
0.0
0.0
0.0
0.0
0.0
0.0
0.0
0.0
0.0
0.0
0.0
0.0
0.0
0.0
0.0
0.0
0.0
0.0
0.0
0.0
0.0
0.0
0.0
0.0
0.0
0.0
0.0
0.0
0.0
0.0
0.0
0.0
0.0
0.0
0.0
0.0
0.0
0.0
0.0
0.0
0.0
0.0
0.0
0.0
0.0
0.0
0.0
0.0
0.0
0.0
0.0
0.0
0.0
0.0
0.0
0.0
0.0
0.0
0.0
0.0
0.0
0.0
0.0
0.0
0.0
0.0
0.0
0.0
0.0
0.0
0.0
0.0
0.0
0.0
0.0
0.0
0.0
0.0
0.0
0.0
0.0
0.0
0.0
0.0
0.0
0.0
0.0
0.0
0.0
0.0
0.0
0.0
0.0
0.0
0.0
0.0
0.0
0.0
0.0
0.0
0.0
0.0
0.0
0.0
0.0
0.0
0.0
0.0
0.0
0.0
0.0
0.0
0.0
0.0
0.0
0.0
0.0
0.0
0.0
0.0
0.0
0.0
0.0
0.0
0.0
0.0
0.0
0.0
0.0
0.0
0.0
0.0
0.0
0.0
0.0
0.0
0.0
0.0
0.0
0.0
0.0
0.0
0.0
0.0
0.0
0.0
0.0
0.0
0.0
0.0
0.0
0.0
0.0
0.0
0.0
0.0
0.0
0.0
0.0
0.0
0.0
0.0
0.0
0.0
0.0
0.0
0.0
0.0
0.0
0.0
0.0
0.0
0.0
0.0
0.0
0.0
0.0
0.0
0.0
0.0
0.0
0.0
0.0
0.0
0.0
0.0
0.0
0.0
0.0
0.0
0.0
0.0
0.0
0.0
0.0
0.0
0.0
0.0
0.0
0.0
0.0
0.0
0.0
0.0
0.0
0.0
0.0
0.0
0.0
0.0
0.0
0.0
0.0
0.0
0.0
0.0
0.0
0.0
0.0
0.0
0.0
0.0
0.0
0.0
0.0
0.0
0.0
0.0
0.0
0.0
0.0
0.0
0.0
0.0
0.0
0.0
0.0
0.0
0.0
0.0
0.0
0.0
0.0
0.0
0.0
0.0
0.0
0.0
0.0
0.0
0.0
0.0
0.0
0.0
0.0
0.0
0.0
0.0
0.0
0.0
0.0
0.0
0.0
0.0
0.0
0.0
0.0
0.0
0.0
0.0
0.0
0.0
0.0
0.0
0.0
0.0
0.0
0.0
0.0
0.0
0.0
0.0
0.0
0.0
0.0
0.0
0.0
0.0
0.0
0.0
0.0
0.0
0.0
0.0
0.0
0.0
0.0
0.0
0.0
0.0
0.0
0.0
0.0
0.0
0.0
0.0
0.0
0.0
0.0
0.0
0.0
0.0
0.0
0.0
0.0
0.0
0.0
0.0
0.0
0.0
0.0
];
x_7 = [
0.0
0.0
0.0
0.0
0.0
0.0
0.0
0.0
0.0
0.0
0.0
0.0
0.0
0.0
0.0
0.0
0.0
0.0
0.0
0.0
0.0
0.0
0.0
1.0
1.0
1.0
0.0
1.0
1.0
1.0
1.0
1.0
1.0
1.0
0.0
0.0
0.0
0.0
0.0
0.0
0.0
0.0
0.0
1.0
0.0
0.0
0.0
0.0
0.0
0.0
0.0
0.0
0.0
0.0
0.0
0.0
0.0
0.0
0.0
0.0
0.0
1.0
1.0
1.0
1.0
0.0
1.0
1.0
2.0
3.0
3.0
3.0
3.0
3.0
3.0
4.0
4.0
4.0
4.0
4.0
4.0
5.0
5.0
5.0
5.0
5.0
6.0
6.0
6.0
6.0
6.0
6.0
6.0
6.0
6.0
7.0
6.0
6.0
7.0
7.0
7.0
7.0
7.0
6.0
5.0
6.0
6.0
7.0
7.0
7.0
7.0
6.0
5.0
6.0
5.0
6.0
6.0
6.0
6.0
7.0
7.0
8.0
8.0
8.0
9.0
8.0
9.0
9.0
9.0
9.0
10.0
9.0
9.0
9.0
9.0
9.0
8.0
8.0
8.0
8.0
8.0
8.0
8.0
8.0
8.0
8.0
9.0
10.0
10.0
11.0
11.0
11.0
11.0
11.0
11.0
11.0
12.0
12.0
12.0
11.0
11.0
11.0
12.0
12.0
13.0
12.0
11.0
10.0
10.0
10.0
10.0
9.0
10.0
10.0
9.0
9.0
9.0
9.0
9.0
9.0
10.0
9.0
8.0
8.0
8.0
8.0
8.0
7.0
7.0
7.0
8.0
8.0
8.0
8.0
8.0
8.0
8.0
8.0
8.0
8.0
9.0
9.0
9.0
9.0
9.0
9.0
9.0
9.0
9.0
9.0
10.0
10.0
11.0
11.0
11.0
11.0
12.0
13.0
12.0
12.0
13.0
12.0
13.0
13.0
13.0
13.0
13.0
13.0
13.0
13.0
13.0
13.0
13.0
13.0
13.0
13.0
13.0
13.0
12.0
12.0
13.0
12.0
12.0
13.0
14.0
15.0
15.0
15.0
15.0
15.0
14.0
15.0
16.0
16.0
16.0
16.0
16.0
16.0
16.0
16.0
16.0
16.0
16.0
16.0
15.0
15.0
15.0
14.0
14.0
14.0
14.0
14.0
15.0
15.0
14.0
14.0
14.0
14.0
14.0
13.0
14.0
14.0
14.0
15.0
14.0
15.0
16.0
15.0
16.0
15.0
16.0
16.0
16.0
16.0
16.0
16.0
16.0
16.0
16.0
17.0
18.0
18.0
18.0
18.0
18.0
18.0
19.0
19.0
19.0
20.0
19.0
19.0
19.0
19.0
20.0
20.0
19.0
19.0
19.0
19.0
18.0
18.0
19.0
18.0
19.0
19.0
19.0
19.0
19.0
20.0
21.0
22.0
23.0
23.0
23.0
23.0
24.0
24.0
24.0
24.0
23.0
24.0
24.0
23.0
23.0
24.0
24.0
24.0
23.0
23.0
22.0
21.0
21.0
21.0
21.0
21.0
22.0
23.0
23.0
23.0
24.0
24.0
24.0
24.0
24.0
24.0
24.0
24.0
24.0
25.0
25.0
25.0
25.0
24.0
24.0
24.0
23.0
22.0
21.0
21.0
21.0
21.0
22.0
21.0
21.0
22.0
22.0
22.0
22.0
23.0
23.0
24.0
23.0
23.0
24.0
24.0
25.0
24.0
23.0
23.0
23.0
23.0
24.0
25.0
25.0
25.0
26.0
26.0
26.0
26.0
26.0
26.0
26.0
26.0
26.0
26.0
26.0
26.0
26.0
27.0
27.0
28.0
29.0
29.0
28.0
28.0
29.0
29.0
29.0
29.0
29.0
29.0
30.0
29.0
29.0
29.0
29.0
29.0
28.0
28.0
27.0
27.0
28.0
29.0
29.0
29.0
30.0
30.0
30.0
31.0
32.0
32.0
32.0
32.0
32.0
31.0
30.0
30.0
30.0
30.0
29.0
30.0
31.0
31.0
31.0
30.0
30.0
30.0
31.0
31.0
31.0
31.0
31.0
31.0
31.0
31.0
31.0
31.0
31.0
31.0
31.0
31.0
31.0
31.0
31.0
31.0
30.0
30.0
30.0
30.0
29.0
29.0
30.0
29.0
29.0
30.0
29.0
28.0
28.0
28.0
29.0
29.0
29.0
28.0
28.0
28.0
29.0
30.0
31.0
30.0
30.0
31.0
30.0
31.0
30.0
30.0
30.0
31.0
31.0
31.0
31.0
31.0
32.0
32.0
32.0
31.0
32.0
33.0
32.0
32.0
33.0
33.0
32.0
32.0
31.0
31.0
31.0
30.0
30.0
30.0
31.0
31.0
30.0
30.0
30.0
30.0
30.0
30.0
30.0
30.0
30.0
30.0
30.0
30.0
30.0
30.0
30.0
30.0
30.0
30.0
30.0
30.0
30.0
29.0
29.0
29.0
29.0
29.0
28.0
27.0
28.0
29.0
30.0
30.0
29.0
29.0
29.0
29.0
29.0
29.0
29.0
30.0
30.0
30.0
30.0
29.0
30.0
30.0
31.0
31.0
31.0
31.0
31.0
31.0
31.0
30.0
30.0
30.0
30.0
30.0
30.0
30.0
31.0
30.0
30.0
31.0
31.0
32.0
31.0
32.0
31.0
31.0
31.0
31.0
31.0
32.0
32.0
32.0
32.0
32.0
33.0
34.0
33.0
33.0
34.0
34.0
34.0
34.0
35.0
34.0
35.0
35.0
34.0
35.0
35.0
35.0
35.0
36.0
36.0
36.0
36.0
36.0
36.0
37.0
37.0
37.0
37.0
37.0
37.0
37.0
37.0
37.0
36.0
36.0
37.0
37.0
37.0
37.0
36.0
37.0
36.0
36.0
37.0
37.0
36.0
37.0
37.0
36.0
37.0
38.0
39.0
39.0
40.0
39.0
40.0
41.0
40.0
41.0
40.0
41.0
42.0
41.0
42.0
41.0
40.0
41.0
42.0
41.0
42.0
41.0
40.0
39.0
38.0
37.0
38.0
37.0
38.0
37.0
36.0
37.0
38.0
37.0
36.0
37.0
36.0
35.0
34.0
33.0
32.0
31.0
30.0
31.0
32.0
31.0
32.0
31.0
30.0
31.0
30.0
31.0
30.0
29.0
28.0
29.0
28.0
29.0
28.0
29.0
28.0
27.0
26.0
25.0
26.0
25.0
24.0
25.0
24.0
25.0
24.0
25.0
26.0
25.0
26.0
25.0
26.0
25.0
24.0
25.0
24.0
23.0
22.0
21.0
20.0
19.0
20.0
19.0
18.0
17.0
16.0
15.0
14.0
13.0
12.0
11.0
10.0
9.0
8.0
7.0
6.0
5.0
4.0
3.0
2.0
1.0
0.0
];
x_8 = [
0.0
0.0
0.0
0.0
0.0
0.0
0.0
0.0
0.0
0.0
0.0
0.0
0.0
0.0
0.0
0.0
0.0
0.0
0.0
0.0
0.0
0.0
0.0
0.0
0.0
0.0
0.0
0.0
0.0
0.0
0.0
0.0
0.0
0.0
0.0
0.0
0.0
0.0
0.0
0.0
0.0
0.0
0.0
0.0
0.0
0.0
0.0
0.0
0.0
0.0
0.0
0.0
0.0
0.0
0.0
0.0
0.0
0.0
0.0
0.0
0.0
0.0
0.0
0.0
0.0
0.0
0.0
0.0
0.0
0.0
0.0
0.0
0.0
0.0
0.0
0.0
0.0
0.0
0.0
0.0
0.0
0.0
0.0
0.0
0.0
0.0
0.0
0.0
0.0
0.0
0.0
0.0
0.0
0.0
0.0
0.0
0.0
0.0
0.0
0.0
0.0
0.0
0.0
0.0
0.0
0.0
0.0
0.0
0.0
0.0
0.0
0.0
0.0
0.0
0.0
0.0
0.0
0.0
0.0
0.0
0.0
0.0
0.0
0.0
0.0
0.0
0.0
0.0
0.0
0.0
0.0
0.0
0.0
0.0
0.0
0.0
0.0
0.0
0.0
0.0
0.0
0.0
0.0
0.0
0.0
0.0
0.0
0.0
0.0
0.0
0.0
0.0
0.0
0.0
0.0
0.0
0.0
0.0
0.0
0.0
0.0
0.0
0.0
0.0
0.0
0.0
0.0
0.0
0.0
0.0
0.0
0.0
0.0
0.0
0.0
0.0
0.0
0.0
0.0
0.0
0.0
0.0
0.0
0.0
0.0
0.0
0.0
0.0
0.0
0.0
0.0
0.0
0.0
0.0
0.0
0.0
0.0
0.0
0.0
0.0
0.0
0.0
0.0
0.0
0.0
0.0
0.0
0.0
0.0
0.0
0.0
0.0
0.0
0.0
0.0
0.0
0.0
0.0
0.0
0.0
0.0
0.0
0.0
0.0
0.0
0.0
0.0
0.0
0.0
0.0
0.0
0.0
0.0
0.0
0.0
0.0
0.0
0.0
0.0
0.0
0.0
0.0
0.0
0.0
0.0
0.0
0.0
0.0
0.0
0.0
0.0
0.0
0.0
0.0
0.0
0.0
0.0
0.0
0.0
0.0
0.0
0.0
0.0
0.0
0.0
0.0
0.0
0.0
0.0
0.0
0.0
0.0
0.0
0.0
0.0
0.0
0.0
0.0
0.0
0.0
0.0
0.0
0.0
0.0
0.0
0.0
0.0
0.0
0.0
0.0
0.0
0.0
0.0
0.0
0.0
0.0
0.0
0.0
0.0
0.0
0.0
0.0
0.0
0.0
0.0
0.0
0.0
0.0
0.0
0.0
0.0
0.0
0.0
0.0
0.0
0.0
0.0
0.0
0.0
0.0
0.0
0.0
0.0
0.0
0.0
0.0
0.0
0.0
0.0
0.0
0.0
0.0
0.0
0.0
0.0
0.0
0.0
0.0
0.0
0.0
0.0
0.0
0.0
0.0
0.0
0.0
0.0
0.0
0.0
0.0
0.0
0.0
0.0
0.0
0.0
0.0
0.0
0.0
0.0
0.0
0.0
0.0
0.0
0.0
0.0
0.0
0.0
0.0
0.0
0.0
0.0
0.0
0.0
0.0
0.0
0.0
0.0
0.0
0.0
0.0
0.0
0.0
0.0
0.0
0.0
0.0
0.0
0.0
0.0
0.0
0.0
0.0
0.0
0.0
0.0
0.0
0.0
0.0
0.0
0.0
0.0
0.0
0.0
0.0
0.0
0.0
0.0
0.0
0.0
0.0
0.0
0.0
0.0
0.0
0.0
0.0
0.0
0.0
0.0
0.0
0.0
0.0
0.0
0.0
0.0
0.0
0.0
0.0
0.0
0.0
0.0
0.0
0.0
0.0
0.0
0.0
0.0
0.0
0.0
0.0
0.0
0.0
0.0
0.0
0.0
0.0
0.0
0.0
0.0
0.0
0.0
0.0
0.0
0.0
0.0
0.0
0.0
0.0
0.0
0.0
0.0
0.0
0.0
0.0
0.0
0.0
0.0
0.0
0.0
0.0
0.0
0.0
0.0
0.0
0.0
0.0
0.0
0.0
0.0
0.0
0.0
0.0
0.0
0.0
0.0
0.0
0.0
0.0
0.0
0.0
0.0
0.0
0.0
0.0
0.0
0.0
0.0
0.0
0.0
0.0
0.0
0.0
0.0
0.0
0.0
0.0
0.0
0.0
0.0
0.0
0.0
0.0
0.0
0.0
0.0
0.0
0.0
0.0
0.0
0.0
0.0
0.0
0.0
0.0
0.0
0.0
0.0
0.0
0.0
0.0
0.0
0.0
0.0
0.0
0.0
0.0
0.0
0.0
0.0
0.0
0.0
0.0
0.0
0.0
0.0
0.0
0.0
0.0
0.0
0.0
0.0
0.0
0.0
0.0
0.0
0.0
0.0
0.0
0.0
0.0
0.0
0.0
0.0
0.0
0.0
0.0
0.0
0.0
0.0
0.0
0.0
0.0
0.0
0.0
0.0
0.0
0.0
0.0
0.0
0.0
0.0
0.0
0.0
0.0
0.0
0.0
0.0
0.0
0.0
0.0
0.0
0.0
0.0
0.0
0.0
0.0
0.0
0.0
0.0
0.0
0.0
0.0
0.0
0.0
0.0
0.0
0.0
0.0
0.0
0.0
0.0
0.0
0.0
0.0
0.0
0.0
0.0
0.0
0.0
0.0
0.0
0.0
0.0
0.0
0.0
0.0
0.0
0.0
0.0
0.0
0.0
0.0
0.0
0.0
0.0
0.0
0.0
0.0
0.0
0.0
0.0
0.0
0.0
0.0
0.0
0.0
0.0
0.0
0.0
0.0
0.0
0.0
0.0
0.0
0.0
0.0
0.0
0.0
0.0
0.0
0.0
0.0
0.0
0.0
0.0
0.0
0.0
0.0
0.0
0.0
0.0
0.0
0.0
0.0
0.0
0.0
0.0
0.0
0.0
0.0
0.0
0.0
0.0
0.0
0.0
0.0
0.0
0.0
0.0
0.0
0.0
0.0
0.0
0.0
0.0
0.0
0.0
0.0
0.0
0.0
0.0
0.0
0.0
0.0
0.0
0.0
0.0
0.0
0.0
0.0
0.0
0.0
0.0
0.0
0.0
0.0
0.0
0.0
0.0
0.0
0.0
0.0
0.0
0.0
0.0
0.0
0.0
0.0
0.0
0.0
0.0
0.0
0.0
0.0
0.0
0.0
0.0
0.0
0.0
0.0
0.0
0.0
0.0
0.0
0.0
0.0
0.0
0.0
0.0
0.0
0.0
0.0
0.0
0.0
0.0
0.0
0.0
0.0
0.0
0.0
0.0
0.0
0.0
0.0
0.0
0.0
0.0
0.0
0.0
0.0
0.0
0.0
0.0
0.0
0.0
];
x_9 = [
0.0
0.0
0.0
0.0
0.0
0.0
0.0
0.0
0.0
0.0
0.0
0.0
0.0
0.0
0.0
0.0
0.0
0.0
0.0
0.0
0.0
0.0
0.0
0.0
0.0
0.0
0.0
0.0
0.0
0.0
0.0
0.0
0.0
0.0
0.0
0.0
0.0
0.0
0.0
0.0
0.0
0.0
0.0
0.0
0.0
0.0
0.0
0.0
0.0
0.0
0.0
0.0
0.0
0.0
0.0
0.0
0.0
0.0
0.0
0.0
0.0
0.0
0.0
0.0
0.0
0.0
0.0
0.0
0.0
0.0
0.0
0.0
0.0
0.0
0.0
0.0
0.0
0.0
0.0
0.0
0.0
0.0
0.0
0.0
0.0
0.0
0.0
0.0
0.0
0.0
0.0
0.0
0.0
0.0
0.0
0.0
0.0
0.0
0.0
0.0
0.0
0.0
0.0
0.0
0.0
0.0
0.0
0.0
0.0
0.0
0.0
0.0
0.0
0.0
0.0
0.0
0.0
0.0
0.0
0.0
0.0
0.0
0.0
0.0
0.0
0.0
0.0
0.0
0.0
0.0
0.0
0.0
0.0
0.0
0.0
0.0
0.0
0.0
0.0
0.0
0.0
0.0
0.0
0.0
0.0
0.0
0.0
0.0
0.0
0.0
0.0
0.0
0.0
0.0
0.0
0.0
0.0
0.0
0.0
0.0
0.0
0.0
0.0
0.0
0.0
0.0
0.0
0.0
0.0
0.0
0.0
0.0
0.0
0.0
0.0
0.0
0.0
0.0
0.0
0.0
0.0
0.0
0.0
0.0
0.0
0.0
0.0
0.0
0.0
0.0
0.0
0.0
0.0
0.0
0.0
0.0
0.0
0.0
0.0
0.0
0.0
0.0
0.0
0.0
0.0
0.0
0.0
0.0
0.0
0.0
0.0
0.0
0.0
0.0
0.0
0.0
0.0
0.0
0.0
0.0
0.0
0.0
0.0
0.0
0.0
0.0
0.0
0.0
0.0
0.0
0.0
0.0
0.0
0.0
0.0
0.0
0.0
0.0
0.0
0.0
0.0
0.0
0.0
0.0
0.0
0.0
0.0
0.0
0.0
0.0
0.0
0.0
0.0
0.0
0.0
0.0
0.0
0.0
0.0
0.0
0.0
0.0
0.0
0.0
0.0
0.0
0.0
0.0
0.0
0.0
0.0
0.0
0.0
0.0
0.0
0.0
0.0
0.0
0.0
0.0
0.0
0.0
0.0
0.0
0.0
0.0
0.0
0.0
0.0
0.0
0.0
0.0
0.0
0.0
0.0
0.0
0.0
0.0
0.0
0.0
0.0
0.0
0.0
0.0
0.0
0.0
0.0
0.0
0.0
0.0
0.0
0.0
0.0
0.0
0.0
0.0
0.0
0.0
0.0
0.0
0.0
0.0
0.0
0.0
0.0
0.0
0.0
0.0
0.0
0.0
0.0
0.0
0.0
0.0
0.0
0.0
0.0
0.0
0.0
0.0
0.0
0.0
0.0
0.0
0.0
0.0
0.0
0.0
0.0
0.0
0.0
0.0
0.0
0.0
0.0
0.0
0.0
0.0
0.0
0.0
0.0
0.0
0.0
0.0
0.0
0.0
0.0
0.0
0.0
0.0
0.0
0.0
0.0
0.0
0.0
0.0
0.0
0.0
0.0
0.0
0.0
0.0
0.0
0.0
0.0
0.0
0.0
0.0
0.0
0.0
0.0
0.0
0.0
0.0
0.0
0.0
0.0
0.0
0.0
0.0
0.0
0.0
0.0
0.0
0.0
0.0
0.0
0.0
0.0
0.0
0.0
0.0
0.0
0.0
0.0
0.0
0.0
0.0
0.0
0.0
0.0
0.0
0.0
0.0
0.0
0.0
0.0
0.0
0.0
0.0
0.0
0.0
0.0
0.0
0.0
0.0
0.0
0.0
0.0
0.0
0.0
0.0
0.0
0.0
0.0
0.0
0.0
0.0
0.0
0.0
0.0
0.0
0.0
0.0
0.0
0.0
0.0
0.0
0.0
0.0
0.0
0.0
0.0
0.0
0.0
0.0
0.0
0.0
0.0
0.0
0.0
0.0
0.0
0.0
0.0
0.0
0.0
0.0
0.0
0.0
0.0
0.0
0.0
0.0
0.0
0.0
0.0
0.0
0.0
0.0
0.0
0.0
0.0
0.0
0.0
0.0
0.0
0.0
0.0
0.0
0.0
0.0
0.0
0.0
0.0
0.0
0.0
0.0
0.0
0.0
0.0
0.0
0.0
0.0
0.0
0.0
0.0
0.0
0.0
0.0
0.0
0.0
0.0
0.0
0.0
0.0
0.0
0.0
0.0
0.0
0.0
0.0
0.0
0.0
0.0
0.0
0.0
0.0
0.0
0.0
0.0
0.0
0.0
0.0
0.0
0.0
0.0
0.0
0.0
0.0
0.0
0.0
0.0
0.0
0.0
0.0
0.0
0.0
0.0
0.0
0.0
0.0
0.0
0.0
0.0
0.0
0.0
0.0
0.0
0.0
0.0
0.0
0.0
0.0
0.0
0.0
0.0
0.0
0.0
0.0
0.0
0.0
0.0
0.0
0.0
0.0
0.0
0.0
0.0
0.0
0.0
0.0
0.0
0.0
0.0
0.0
0.0
0.0
0.0
0.0
0.0
0.0
0.0
0.0
0.0
0.0
0.0
0.0
0.0
0.0
0.0
0.0
0.0
0.0
0.0
0.0
0.0
0.0
0.0
0.0
0.0
0.0
0.0
0.0
0.0
0.0
0.0
0.0
0.0
0.0
0.0
0.0
0.0
0.0
0.0
0.0
0.0
0.0
0.0
0.0
0.0
0.0
0.0
0.0
0.0
0.0
0.0
0.0
0.0
0.0
0.0
0.0
0.0
0.0
0.0
0.0
0.0
0.0
0.0
0.0
0.0
0.0
0.0
0.0
0.0
0.0
0.0
0.0
0.0
0.0
0.0
0.0
0.0
0.0
0.0
0.0
0.0
0.0
0.0
0.0
0.0
0.0
0.0
0.0
0.0
0.0
0.0
0.0
0.0
0.0
0.0
0.0
0.0
0.0
0.0
0.0
0.0
0.0
0.0
0.0
0.0
0.0
0.0
0.0
0.0
0.0
0.0
0.0
0.0
0.0
0.0
0.0
0.0
0.0
0.0
0.0
0.0
0.0
0.0
0.0
0.0
0.0
0.0
0.0
0.0
0.0
0.0
0.0
0.0
0.0
0.0
0.0
0.0
0.0
0.0
0.0
0.0
0.0
0.0
0.0
0.0
0.0
0.0
0.0
0.0
0.0
0.0
0.0
0.0
0.0
0.0
0.0
0.0
0.0
0.0
0.0
0.0
0.0
0.0
0.0
0.0
0.0
0.0
0.0
0.0
0.0
0.0
0.0
0.0
0.0
0.0
0.0
0.0
0.0
0.0
];
x_10 = [
0.0
0.0
0.0
0.0
0.0
0.0
0.0
0.0
0.0
0.0
0.0
0.0
0.0
0.0
0.0
0.0
0.0
0.0
0.0
0.0
0.0
0.0
0.0
0.0
0.0
0.0
0.0
0.0
0.0
0.0
0.0
0.0
0.0
0.0
0.0
0.0
0.0
0.0
0.0
0.0
0.0
0.0
0.0
0.0
0.0
0.0
0.0
0.0
0.0
0.0
0.0
0.0
0.0
0.0
0.0
0.0
0.0
0.0
0.0
0.0
0.0
0.0
0.0
0.0
0.0
0.0
0.0
0.0
0.0
0.0
0.0
0.0
0.0
0.0
0.0
0.0
0.0
0.0
0.0
0.0
0.0
0.0
0.0
0.0
0.0
0.0
0.0
0.0
0.0
0.0
0.0
0.0
0.0
0.0
0.0
0.0
0.0
0.0
0.0
0.0
0.0
0.0
0.0
0.0
0.0
0.0
0.0
0.0
0.0
0.0
0.0
0.0
0.0
0.0
0.0
0.0
0.0
0.0
0.0
0.0
0.0
0.0
0.0
0.0
0.0
0.0
0.0
0.0
0.0
0.0
0.0
0.0
0.0
0.0
0.0
0.0
0.0
0.0
0.0
0.0
0.0
0.0
0.0
0.0
0.0
0.0
0.0
0.0
0.0
0.0
0.0
0.0
0.0
0.0
0.0
0.0
0.0
0.0
0.0
0.0
0.0
0.0
0.0
0.0
0.0
0.0
0.0
0.0
0.0
0.0
0.0
0.0
0.0
0.0
0.0
0.0
0.0
0.0
0.0
0.0
0.0
0.0
0.0
0.0
0.0
0.0
0.0
0.0
0.0
0.0
0.0
0.0
0.0
0.0
0.0
0.0
0.0
0.0
0.0
0.0
0.0
0.0
0.0
0.0
0.0
0.0
0.0
0.0
0.0
0.0
0.0
0.0
0.0
0.0
0.0
0.0
0.0
0.0
0.0
0.0
0.0
0.0
0.0
0.0
0.0
0.0
0.0
0.0
0.0
0.0
0.0
0.0
0.0
0.0
0.0
0.0
0.0
0.0
0.0
0.0
0.0
0.0
0.0
0.0
0.0
0.0
0.0
0.0
0.0
0.0
0.0
0.0
0.0
0.0
0.0
0.0
0.0
0.0
0.0
0.0
0.0
0.0
0.0
0.0
0.0
0.0
0.0
0.0
0.0
0.0
0.0
0.0
0.0
0.0
0.0
0.0
0.0
0.0
0.0
0.0
0.0
0.0
0.0
0.0
0.0
0.0
0.0
0.0
0.0
0.0
0.0
0.0
0.0
0.0
0.0
0.0
0.0
0.0
0.0
0.0
0.0
0.0
0.0
0.0
0.0
0.0
0.0
0.0
0.0
0.0
0.0
0.0
0.0
0.0
0.0
0.0
0.0
0.0
0.0
0.0
0.0
0.0
0.0
0.0
0.0
0.0
0.0
0.0
0.0
0.0
0.0
0.0
0.0
0.0
0.0
0.0
0.0
0.0
0.0
0.0
0.0
0.0
0.0
0.0
0.0
0.0
0.0
0.0
0.0
0.0
0.0
0.0
0.0
0.0
0.0
0.0
0.0
0.0
0.0
0.0
0.0
0.0
0.0
0.0
0.0
0.0
0.0
0.0
0.0
0.0
0.0
0.0
0.0
0.0
0.0
0.0
0.0
0.0
0.0
0.0
0.0
0.0
0.0
0.0
0.0
0.0
0.0
0.0
0.0
0.0
0.0
0.0
0.0
0.0
0.0
0.0
0.0
0.0
0.0
0.0
0.0
0.0
0.0
0.0
0.0
0.0
0.0
0.0
0.0
0.0
0.0
0.0
0.0
0.0
0.0
0.0
0.0
0.0
0.0
0.0
0.0
0.0
0.0
0.0
0.0
0.0
0.0
0.0
0.0
0.0
0.0
0.0
0.0
0.0
0.0
0.0
0.0
0.0
0.0
0.0
0.0
0.0
0.0
0.0
0.0
0.0
0.0
0.0
0.0
0.0
0.0
0.0
0.0
0.0
0.0
0.0
0.0
0.0
0.0
0.0
0.0
0.0
0.0
0.0
0.0
0.0
0.0
0.0
0.0
0.0
0.0
0.0
0.0
0.0
0.0
0.0
0.0
0.0
0.0
0.0
0.0
0.0
0.0
0.0
0.0
0.0
0.0
0.0
0.0
0.0
0.0
0.0
0.0
0.0
0.0
0.0
0.0
0.0
0.0
0.0
0.0
0.0
0.0
0.0
0.0
0.0
0.0
0.0
0.0
0.0
0.0
0.0
0.0
0.0
0.0
0.0
0.0
0.0
0.0
0.0
0.0
0.0
0.0
0.0
0.0
0.0
0.0
0.0
0.0
0.0
0.0
0.0
0.0
0.0
0.0
0.0
0.0
0.0
0.0
0.0
0.0
0.0
0.0
0.0
0.0
0.0
0.0
0.0
0.0
0.0
0.0
0.0
0.0
0.0
0.0
0.0
0.0
0.0
0.0
0.0
0.0
0.0
0.0
0.0
0.0
0.0
0.0
0.0
0.0
0.0
0.0
0.0
0.0
0.0
0.0
0.0
0.0
0.0
0.0
0.0
0.0
0.0
0.0
0.0
0.0
0.0
0.0
0.0
0.0
0.0
0.0
0.0
0.0
0.0
0.0
0.0
0.0
0.0
0.0
0.0
0.0
0.0
0.0
0.0
0.0
0.0
0.0
0.0
0.0
0.0
0.0
0.0
0.0
0.0
0.0
0.0
0.0
0.0
0.0
0.0
0.0
0.0
0.0
0.0
0.0
0.0
0.0
0.0
0.0
0.0
0.0
0.0
0.0
0.0
0.0
0.0
0.0
0.0
0.0
0.0
0.0
0.0
0.0
0.0
0.0
0.0
0.0
0.0
0.0
0.0
0.0
0.0
0.0
0.0
0.0
0.0
0.0
0.0
0.0
0.0
0.0
0.0
0.0
0.0
0.0
0.0
0.0
0.0
0.0
0.0
0.0
0.0
0.0
0.0
0.0
0.0
0.0
0.0
0.0
0.0
0.0
0.0
0.0
0.0
0.0
0.0
0.0
0.0
0.0
0.0
0.0
0.0
0.0
0.0
0.0
0.0
0.0
0.0
0.0
0.0
0.0
0.0
0.0
0.0
0.0
0.0
0.0
0.0
0.0
0.0
0.0
0.0
0.0
0.0
0.0
0.0
0.0
0.0
0.0
0.0
0.0
0.0
0.0
0.0
0.0
0.0
0.0
0.0
0.0
0.0
0.0
0.0
0.0
0.0
0.0
0.0
0.0
0.0
0.0
0.0
0.0
0.0
0.0
0.0
0.0
0.0
0.0
0.0
0.0
0.0
0.0
0.0
0.0
0.0
0.0
0.0
0.0
0.0
0.0
0.0
0.0
0.0
0.0
0.0
0.0
0.0
0.0
0.0
0.0
0.0
0.0
0.0
0.0
0.0
0.0
];
hold  on
plot(t,x_2, t, x_3 ,t, x_4,t, x_5 ,t, x_6,t, x_7, t, x_8,t,x_9,t, x_10);
legend('Recepcion', 'E1','E3','OFT','PSF','E2','C1','C2', 'C3');
